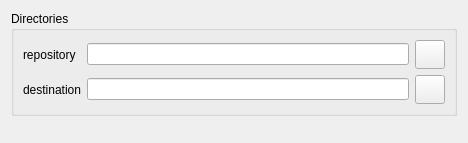
<?xml version="1.0" encoding="UTF-8"?>
<ui version="4.0">
 <class>PathesForm</class>
 <widget class="QWidget" name="PathesForm">
  <property name="geometry">
   <rect>
    <x>0</x>
    <y>0</y>
    <width>468</width>
    <height>143</height>
   </rect>
  </property>
  <property name="windowTitle">
   <string>Form</string>
  </property>
  <layout class="QGridLayout" name="gridLayout_3">
   <item row="0" column="0">
    <widget class="QGroupBox" name="groupBox">
     <property name="title">
      <string>Directories</string>
     </property>
     <layout class="QGridLayout" name="gridLayout_2">
      <item row="0" column="0">
       <layout class="QGridLayout" name="gridLayout">
        <item row="0" column="0">
         <widget class="QLabel" name="label">
          <property name="text">
           <string>repository</string>
          </property>
         </widget>
        </item>
        <item row="0" column="1">
         <widget class="QLineEdit" name="lineEditRepository">
          <property name="minimumSize">
           <size>
            <width>310</width>
            <height>0</height>
           </size>
          </property>
          <property name="statusTip">
           <string>Please give the absolute path of the case directory or use the dialog box.</string>
          </property>
         </widget>
        </item>
        <item row="0" column="2">
         <widget class="QToolButton" name="toolButtonRepository">
          <property name="statusTip">
           <string>Select the case directory</string>
          </property>
          <property name="text">
           <string/>
          </property>
          <property name="icon">
           <iconset>
            <normaloff>:/new/prefix1/data/icons/22x22/folder-open.png</normaloff>:/new/prefix1/data/icons/22x22/folder-open.png</iconset>
          </property>
          <property name="iconSize">
           <size>
            <width>22</width>
            <height>22</height>
           </size>
          </property>
          <property name="shortcut">
           <string>Ctrl+S</string>
          </property>
         </widget>
        </item>
        <item row="1" column="0">
         <widget class="QLabel" name="label_2">
          <property name="text">
           <string>destination</string>
          </property>
         </widget>
        </item>
        <item row="1" column="1">
         <widget class="QLineEdit" name="lineEditDestination">
          <property name="minimumSize">
           <size>
            <width>310</width>
            <height>0</height>
           </size>
          </property>
          <property name="statusTip">
           <string>Please give the absolute path of the case directory or use the dialog box.</string>
          </property>
         </widget>
        </item>
        <item row="1" column="2">
         <widget class="QToolButton" name="toolButtonDestination">
          <property name="statusTip">
           <string>Select the case directory</string>
          </property>
          <property name="text">
           <string/>
          </property>
          <property name="icon">
           <iconset>
            <normaloff>:/new/prefix1/data/icons/22x22/folder-open.png</normaloff>:/new/prefix1/data/icons/22x22/folder-open.png</iconset>
          </property>
          <property name="iconSize">
           <size>
            <width>22</width>
            <height>22</height>
           </size>
          </property>
          <property name="shortcut">
           <string>Ctrl+S</string>
          </property>
         </widget>
        </item>
       </layout>
      </item>
     </layout>
    </widget>
   </item>
   <item row="1" column="0">
    <spacer>
     <property name="orientation">
      <enum>Qt::Vertical</enum>
     </property>
     <property name="sizeHint" stdset="0">
      <size>
       <width>20</width>
       <height>20</height>
      </size>
     </property>
    </spacer>
   </item>
  </layout>
 </widget>
 <resources>
  <include location="resource_base.qrc"/>
 </resources>
 <connections/>
</ui>
